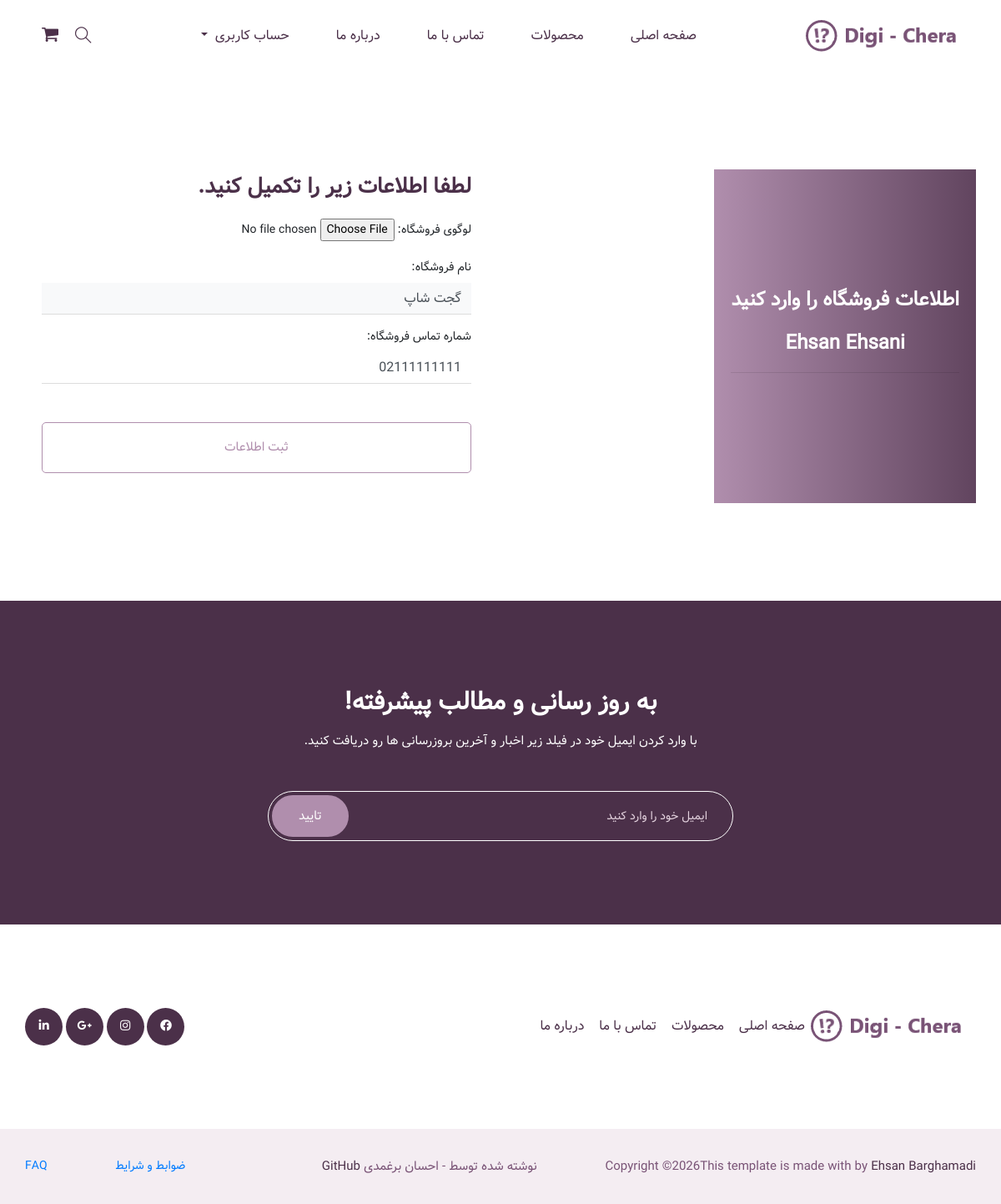
Screenshot of /store/update/ (signed in) with the database file from the repository.
### user/models.py (models this page shows, shortened)
class CustomUser(AbstractBaseUser, PermissionsMixin, TimeStampedModel):
    class Roles(models.TextChoices):
        CUSTOMER = 'customer', 'خریدار'
        SELLER = 'seller', 'فروشنده'
        STAFF = 'staff', 'ادمین'
    role = models.CharField(
        verbose_name='نقش',
        max_length=10,
        choices=Roles.choices,
        default=Roles.CUSTOMER
    )
    phone = models.CharField(
        verbose_name='شماره تماس',
        max_length=20,
        unique=True,
        validators= [phone_validator],
        help_text='شماره باید منحصر به فرد باشد'
    )
    first_name = models.CharField(
        verbose_name='نام',
        max_length=30
    )
    last_name = models.CharField(
        verbose_name='نام خانوادگی',
        max_length=30
    )
    email = models.EmailField(
        verbose_name='ایمیل',
        blank=True,
        null=True
    )
    is_active = models.BooleanField(
        default=True,
        help_text='مشخص میکند آیا کاربر فعال است یا نه'
    )
    is_staff = models.BooleanField(
        default=False,
        help_text='مربوط به دسترسی به پنل ادمین'
    )
    class Meta:
        verbose_name = 'کاربر'
        verbose_name_plural = 'کاربرها'
        ordering = ['-created_at']
    USERNAME_FIELD = 'phone'
    REQUIRED_FIELDS = ['first_name', 'last_name']
    objects = CustomUserManager()

### store/models.py (models this page shows, shortened)
class Store(SluggedModel):
    owner = models.OneToOneField(
        settings.AUTH_USER_MODEL,
        on_delete=models.CASCADE,
        related_name='store',
        verbose_name='مالک فروشگاه'
    )
    store_name = models.CharField(
        verbose_name='اسم فروشگاه',
        max_length=255,
    )
    store_logo = models.ImageField(
        verbose_name='لوگوی فروشگاه',
        upload_to='store_logo/%Y/%m/%d/',
        validators=[validate_file_size],
        blank=True,
        null=True
    )
    store_phone = models.CharField(
        verbose_name='شماره تماس فروشگاه',
        max_length=20,
        unique=True
    )
    is_active = models.BooleanField(
        verbose_name='فعال بودن فروشگاه',
        default=False
    )
    class Meta:
        verbose_name = 'فروشگاه'
        verbose_name_plural = 'فروشگاه ها'
        ordering = ['-created_at']

### store/views.py (the view)
# urls.py: path('update/', views.store_update, name='update'),
@login_required
@store_required()
def store_update(request):
    store = request.user.store
    if request.method == 'POST':
        form = StoreForm(request.POST, request.FILES, instance=store)
        if form.is_valid():
            form.save()
            messages.success(request, f'فروشگاه شما با موفقیت بروزرسانی شد')
            return redirect('store:detail')
    else:
        form = StoreForm(instance=store)
    return render(request, 'store/store_form.html', {'form': form})

### store/forms.py
class StoreForm(forms.ModelForm):
    store_phone = forms.CharField(
        validators=[validate_landline_phone],
        max_length=11,
        min_length=11,
        widget=forms.TextInput(attrs={
            'class': 'form-control',
            'placeholder': 'شماره تماس ثابت فروشگاه را وارد کنید',
        }),
        label='شماره تماس فروشگاه'
    )
    class Meta:
        model = Store
        fields = ['store_name', 'store_phone', 'store_logo']
        labels = {
            'store_name': 'نام فروشگاه',
            'store_logo': 'لوگوی فروشگاه'
        }
        widgets = {
            'store_logo': forms.FileInput(attrs={
                'class': 'form_control_file',
            }),
            'store_name': forms.TextInput(attrs={
                'class': 'form-control',
                'placeholder': 'نام فروشگاه را وارد کنید',
            }),
        }
    def __init__(self, *args, **kwargs):
        super().__init__(*args, **kwargs)
        if self.instance and self.instance.pk:
            self.fields['store_name'].disabled = True
            self.fields['store_name'].widget.attrs['class'] = 'form-control bg-light'

### store/templates/store/store_form.html (shortened to what this page needs)
{% extends 'base.html' %}
{% load static %}
{% block content %}
{% if user.is_authenticated %}
    <section class="login_part section_padding ">
        <div class="container">
            <div class="row align-items-center">
                <div class="col-lg-6 col-md-6">
                    <div class="login_part_text text-center">
                        <div class="login_part_text_iner">
							<h2> اطلاعات فروشگاه را وارد کنید </h2>
							<h2> {{ user.first_name }}  {{ user.last_name }} </h2>
							<hr>
                        </div>
                    </div>
                </div>
                <div class="col-lg-6 col-md-6">
                    <div class="login_part_form">
                        <div class="login_part_form_iner">
                            <h3> لطفا اطلاعات زیر را تکمیل کنید.</h3>
                            <form class="row contact_form" action="#" method="post" enctype="multipart/form-data">
                                <div class="col-md-12 form-group p_star">
                                    {{ form.store_logo.label_tag }}
                                    {{ form.store_logo }}
                                </div>
                                <div class="col-md-12 form-group p_star">
                                    {{ form.store_name.label_tag }}
                                    {{ form.store_name }}
                                </div>
                                <div class="col-md-12 form-group p_star">
                                    {{ form.store_phone.label_tag }}
                                    {{ form.store_phone }}
                                </div>
                                <div class="col-md-12 form-group">
                                    <button type="submit" value="submit" class="btn_3">
                                        ثبت اطلاعات
                                    </button>
                                </div>
                            </form>
                        </div>
                    </div>
                </div>
            </div>
        </div>
    </section>
{% endif %}
{% endblock content %}

### rows the page displays
CustomUser: first_name "Ehsan", last_name "Ehsani"
Store: store_name "گجت شاپ", store_phone "02111111111"
